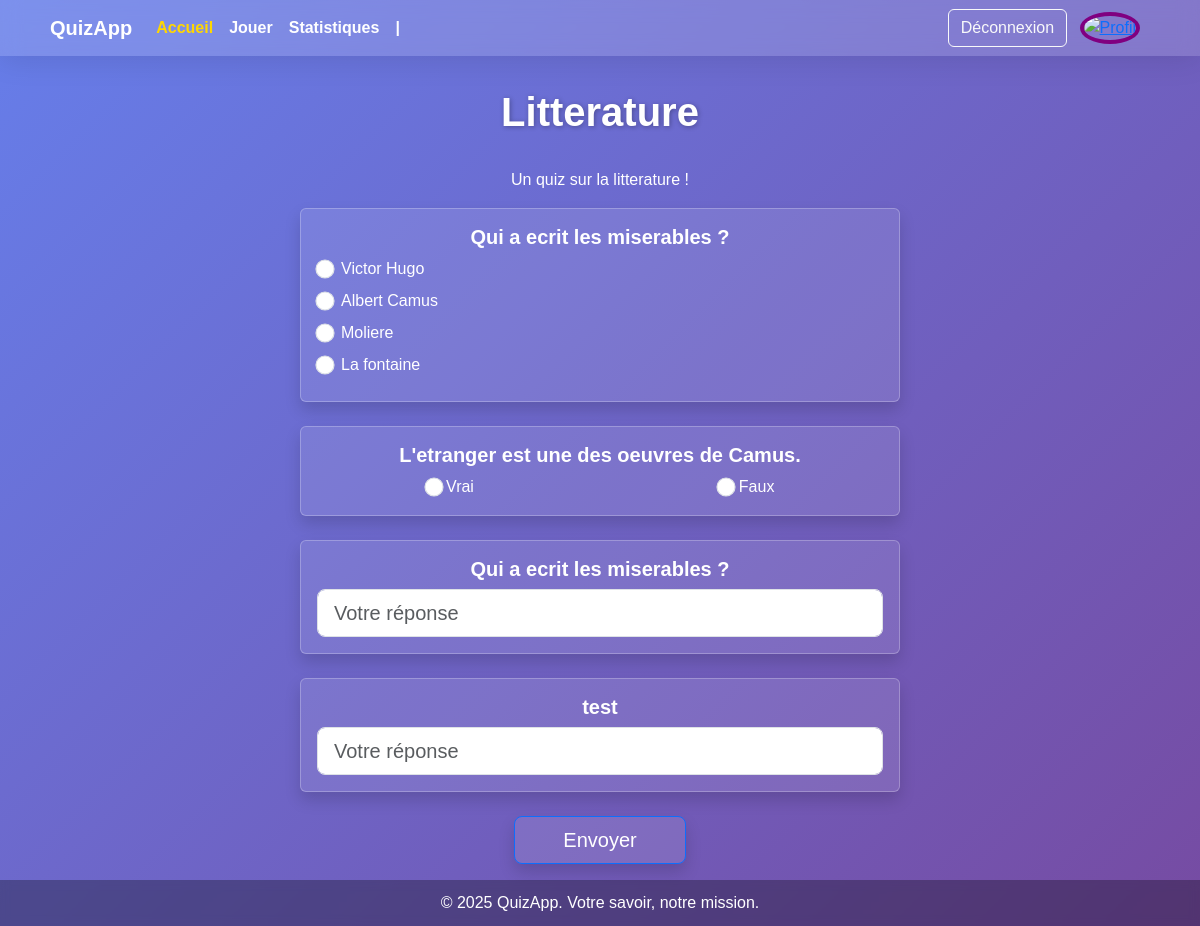
The app's page /quiz/start/150 (signed in) with its own data.
### quizApp/models.py (models this page shows, shortened)
class Quiz(models.Model):
    DIFFICULTE_CHOICES = [
        ('Facile', 'Facile'),
        ('Moyen', 'Moyen'),
        ('Difficile', 'Difficile'),
    ]
    difficulte = models.CharField(max_length=10, choices=DIFFICULTE_CHOICES, default='Facile')
    title = models.CharField(max_length=255)
    description = models.TextField()
    type_quiz = models.ForeignKey(Categorie,on_delete=models.CASCADE)
    creator = models.ForeignKey(Participant, on_delete=models.CASCADE, related_name='quizzes')
    times_played = models.IntegerField(default=0)
    times_visited = models.IntegerField(default=0)

class Question(models.Model):
    TYPE_CHOICES = [
        ('QCM', 'QCM'),
        ('VF', 'Vrai/Faux'),
        ('RC', 'Réponse courte'),
    ]
    quiz = models.ForeignKey(Quiz, on_delete=models.CASCADE, related_name='questions')
    question_text = models.CharField(max_length=255)
    type_question = models.CharField(max_length=3, choices=TYPE_CHOICES, default='QCM')
    reponse_1 = models.CharField(max_length=255)
    reponse_2 = models.CharField(max_length=255, blank=True)
    reponse_3 = models.CharField(max_length=255, blank=True)
    reponse_4 = models.CharField(max_length=255, blank=True)
    bonne_reponse = models.IntegerField()

### quizApp/views.py (the view)
# urls.py: path('start/<int:quiz_id>', views.quizCommence.as_view(), name='quizCommence'),
class quizCommence(LoginRequiredMixin, View):
    def get(self, request, quiz_id):
        quiz = get_object_or_404(Quiz, id=quiz_id)
        quiz.times_visited+=1
        quiz.save()
        questions =quiz.questions.all()
        return render(request, 'quizCommence.html', {'quiz': quiz, 'questions': questions})

### quizApp/templates/quizCommence.html (shortened to what this page needs)
<!DOCTYPE html>
<html lang="fr">
<head>
  <link href="https://cdn.jsdelivr.net/npm/bootstrap@5.3.5/dist/css/bootstrap.min.css" rel="stylesheet"
>
</head>
<body>
  {% include 'navbar.html' %}
  <h1>{{quiz.title}}</h1>
  <p class="text-center text-white">{{quiz.description}}</p>
  <form action="{% url 'resultatQuiz' %}" method="post">
    {% for question in questions %}
    {% if question.type_question == 'QCM' %}
    <div class="d-flex justify-content-center">
      <div class="card mb-4 w-50 shadow bg-white bg-opacity-10 border border-white border-opacity-25 text-white">
        <div class="card-body">
          <h5 class="card-title text-center fw-bold fs-5">{{question.question_text}}</h5>
          <div class="form-check mb-2">
            <input class="form-check-input " style="transform: scale(1.2);" type="radio" name="{{question.id}}"
              value="1" id="{{question.id}}option1" required>
            <label class="form-check-label" for="{{question.id}}option1">{{ question.reponse_1 }}</label>
          </div>
          <div class="form-check mb-2">
            <input class="form-check-input" style="transform: scale(1.2);" type="radio" name="{{question.id}}" value="2"
              id="{{question.id}}option2" required>
            <label class="form-check-label" for="{{question.id}}option2">{{ question.reponse_2 }}</label>
          </div>
          {% if quiz.type_quiz.type_quiz != "Vrai ou Faux" %}
          {% if question.reponse_3 %}
          <div class="form-check mb-2">
            <input class="form-check-input" style="transform: scale(1.2);" type="radio" name="{{question.id}}" value="3"
              id="{{question.id}}option3" required>
            <label class="form-check-label" for="{{question.id}}option3">{{ question.reponse_3 }}</label>
          </div>
          {% endif %}
          {% if question.reponse_4 %}
          <div class="form-check mb-2">
            <input class="form-check-input" style="transform: scale(1.2);" type="radio" name="{{question.id}}" value="4"
              id="{{question.id}}option4" required>
            <label class="form-check-label" for="{{question.id}}option4">{{ question.reponse_4 }}</label>
          </div>
          {% endif %}
          {% endif %}
        </div>
      </div>
    </div>
    {% endif %}
    {% if question.type_question == 'VF' %}
    <div class="d-flex justify-content-center">
      <div class="card mb-4 w-50 shadow bg-white bg-opacity-10 border border-white border-opacity-25 text-white">
        <div class="card-body">
          <h5 class="card-title text-center fw-bold fs-5">{{question.question_text}}</h5>
          <div id="VF">
            <div style="text-align: center;">
                <label style="margin-right: 15rem;">
                    <input type="radio" name="{{question.id}}" class="form-check-input " style="transform: scale(1.2);"  value="True" required> Vrai
                </label>
                <label>
                    <input type="radio" name="{{question.id}}" class="form-check-input " style="transform: scale(1.2);"  value="False" required> Faux
                </label>
            </div>
        </div>
        </div>
      </div>
    </div>
    {% endif %}
    {% if question.type_question == 'RC' %}
    <div class="d-flex justify-content-center">
      <div class="card mb-4 w-50 shadow bg-white bg-opacity-10 border border-white border-opacity-25 text-white">
        <div class="card-body">
          <h5 class="card-title text-center fw-bold fs-5">{{question.question_text}}</h5>
            <input type="text" placeholder="Votre réponse" name="{{question.id}}" class="form-control form-control-lg" style="width: 100%;">
        </div>
      </div>
    </div>
    {% endif %}
    {% endfor %}
    <div class="text-center mb-3">
      <button type="submit" class="btn shadow bg-white bg-opacity-10 btn-primary btn-lg px-5">Envoyer</button>
    </div>
  </form>
  <footer>
    <div class="container">
      <p class="mb-0">© 2025 QuizApp. Votre savoir, notre mission.</p>
    </div>
  </footer>
</body>
</html>

### quizApp/templates/quizCommence.html (style rules this page uses)
body { background: linear-gradient(135deg, #667eea, #764ba2); font-family: 'Poppins', sans-serif; color: #fff; margin: 0; min-height: 100vh; }
h1 { text-align: center; font-weight: 700; font-size: 2.5rem; margin-bottom: 2rem; text-shadow: 1px 1px 5px rgba(0, 0, 0, 0.3); }
footer { background-color: rgba(0, 0, 0, 0.3); backdrop-filter: blur(5px); color: white; text-align: center; padding: 0.7rem 0; }

### records on screen
Quiz: title "Litterature", description "Un quiz sur la litterature !"
Question: question_text "Qui a ecrit les miserables ?", reponse_1 "Victor Hugo", reponse_2 "Albert Camus", reponse_3 "Moliere", reponse_4 "La fontaine"
Question: question_text "L'etranger est une des oeuvres de Camus."
Question: question_text "Qui a ecrit les miserables ?"
Question: question_text "test"
